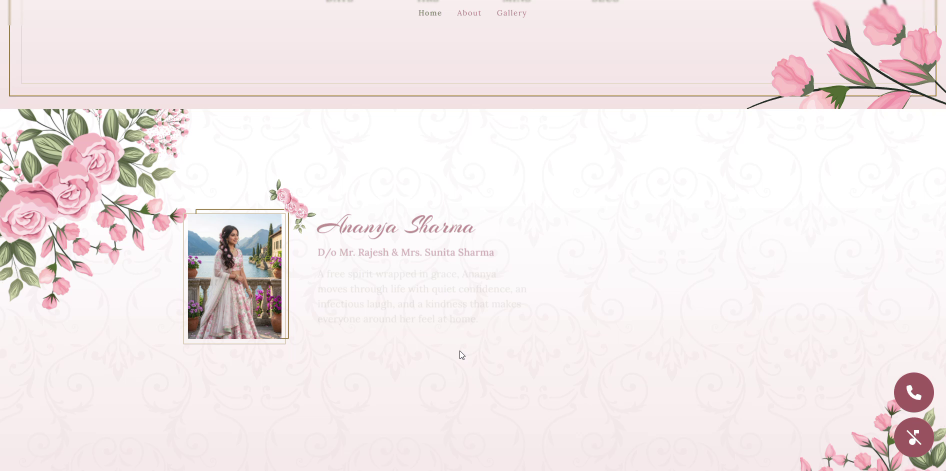
#> input picture .dev_tools/frame_11.png, 1892 x 942 px (shown at 1/2 size)
$ python precise_crop.py
#> lines starting #> are read from the running program, lines starting #| are printed output that depends on the picture
import cv2

# Bride photo crop:
img11 = cv2.imread('frame_11.png')
#> img11 is the input picture: shape (942, 1892, 3); mean B, G, R 232.9, 232.3, 241.8

# Let's inspect the bounding box of the bride photo:
# In frame 11:
# The photo top-left is around y: 415, x: 377
# The photo bottom-right is around y: 686, x: 564
bride_photo = img11[414:687, 377:565]
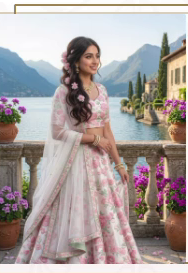
#> bride_photo: shape (273, 188, 3); mean B, G, R 156.7, 158.8, 168.7
cv2.imwrite('src/assets/ananya_portrait.png', bride_photo)
print(f"Ananya portrait size: {bride_photo.shape}")
#| Ananya portrait size: (273, 188, 3)

# Groom photo crop:
img13 = cv2.imread('frame_13.png')
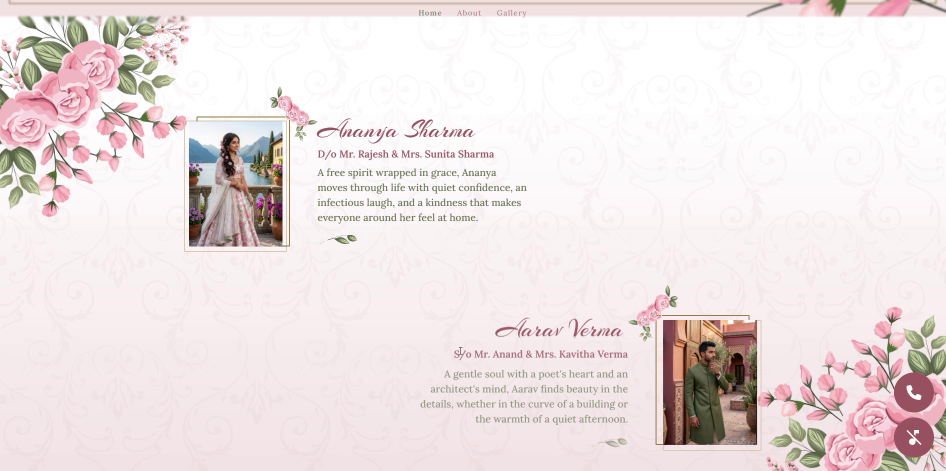
#> input picture .dev_tools/frame_13.png, 1892 x 942 px (shown at 1/2 size)
#> img13 is the input picture: shape (942, 1892, 3); mean B, G, R 226.4, 226.5, 236.7
# In frame 13:
# Groom photo top-left is around y: 556, x: 1330
# Groom photo bottom-right is around y: 828, x: 1517
groom_photo = img13[555:828, 1330:1518]
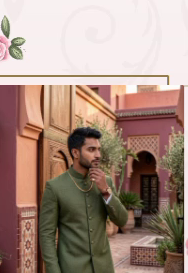
#> groom_photo: shape (273, 188, 3); mean B, G, R 128.4, 140.2, 165.3
cv2.imwrite('src/assets/aarav_portrait.png', groom_photo)
print(f"Aarav portrait size: {groom_photo.shape}")
#| Aarav portrait size: (273, 188, 3)
